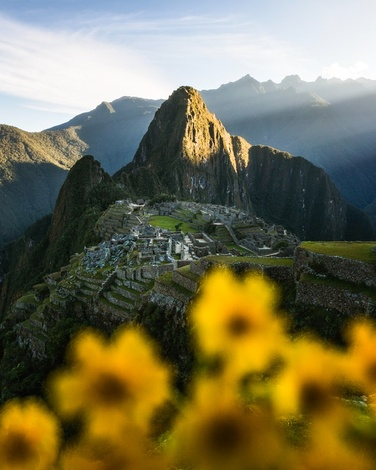
#> input picture img/village-beside-a-rock-formation-2365465.jpg, 376 x 470 px, shrunk from 640 x 800 before the run; its folder holds 4 pictures in this run
$ python using-opencv-transform-into-grayscale.py
#> lines starting #> are read from the running program, lines starting #| are printed output that depends on the picture
# python program to loop over the images in img folder and save a greyscale copy

import cv2
from os import walk

mypath = './img/'
list_of_images = []
for (dirpath, dirnames, filenames) in walk(mypath):
    list_of_images.extend(filenames)
    break

print(list_of_images)

# verify installation & import
print(cv2.__version__)

counter = 1

for image_name in list_of_images:
    image = cv2.imread(mypath+image_name, 0)
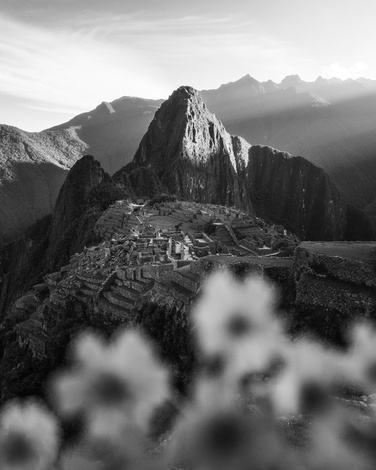
#> image: shape (470, 376); min 0, max 255, mean 111.6

    # show the image
    cv2.imshow('PyImage',image)

    # Do not close the image window immediate but wait till the user closes it.
    key_hit = cv2.waitKey(1000)      # in milliseconds - 0: wait forever
#> (key Esc is pressed here)

    cv2.imwrite(mypath + 'grayscale/' + image_name + '-copy-.png', image)
#> pass 2 of the loop `for image_name in list_of_images:`:
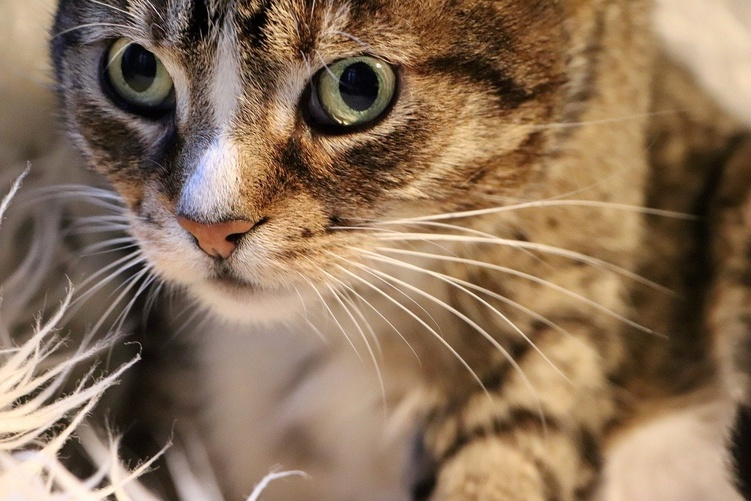
#> input picture img/cat-4753271_1280.jpg, 751 x 501 px, shrunk from 1280 x 853 before the run
#> `image = cv2.imread(mypath+image_name, 0)`:
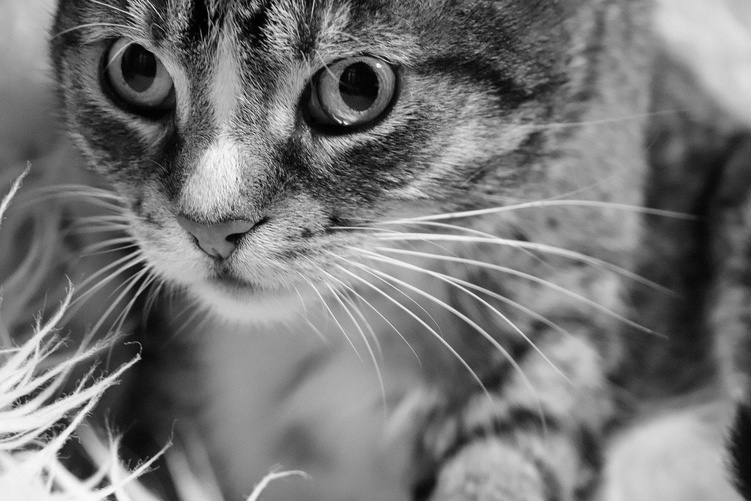
#> image: shape (501, 751); min 0, max 254, mean 118.1
#> (key Enter is pressed here)
#> pass 3 of the loop `for image_name in list_of_images:`:
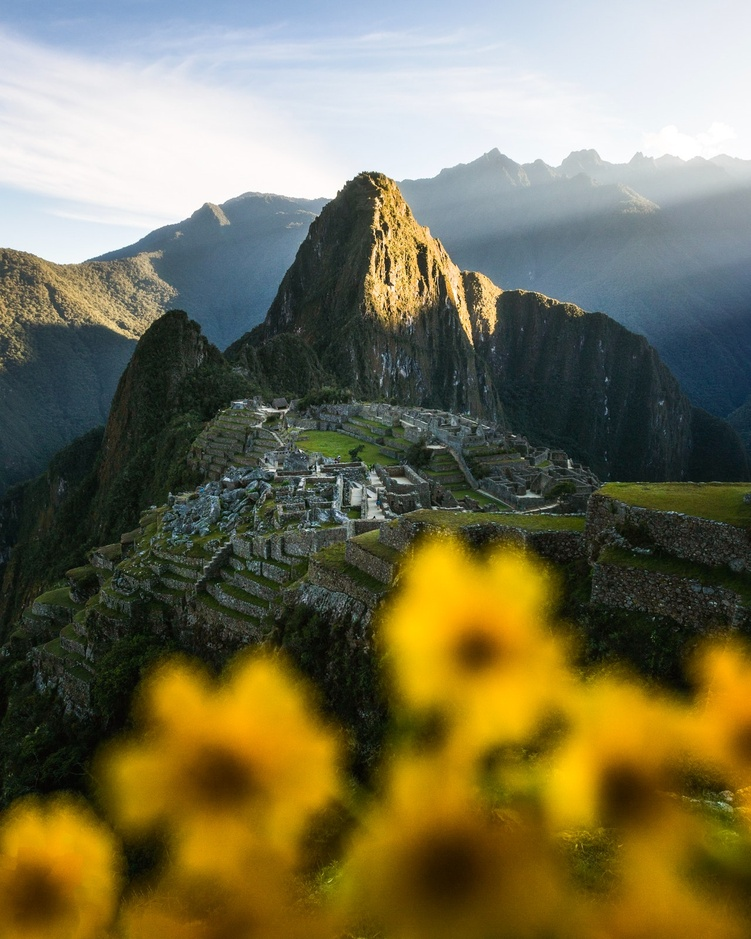
#> input picture img/village-beside-a-rock-formation-2365465 (1).jpg, 751 x 939 px, shrunk from 1280 x 1600 before the run
#> `image = cv2.imread(mypath+image_name, 0)`:
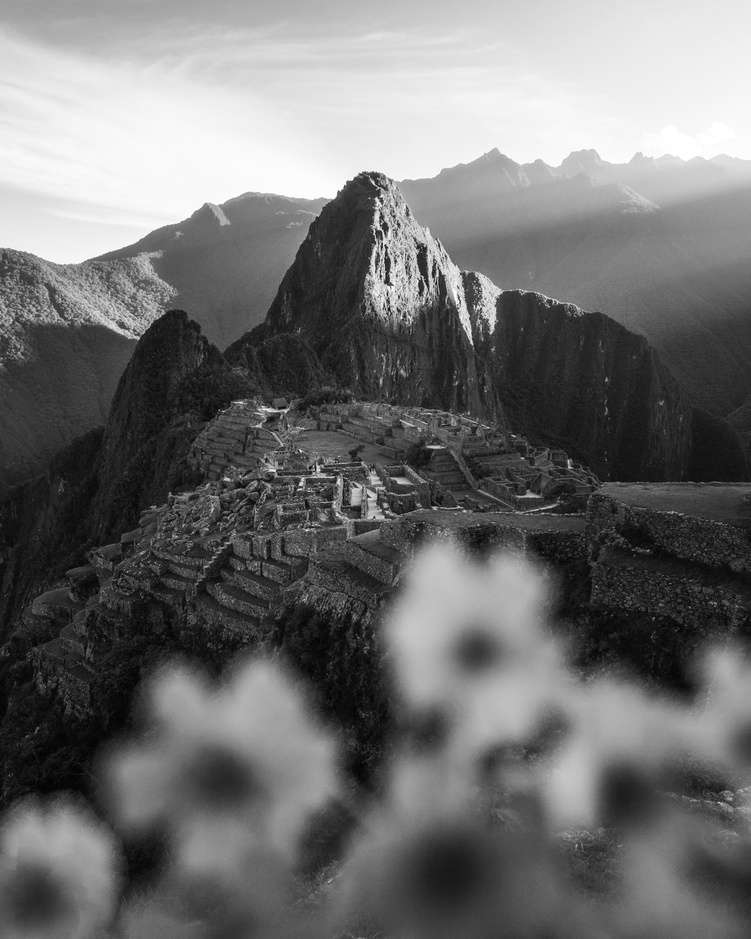
#> image: shape (939, 751); min 0, max 255, mean 111.7
#> the loop made 4 passes; the first 3 are shown

# Exit gracefully - clear memory
cv2.destroyAllWindows()
